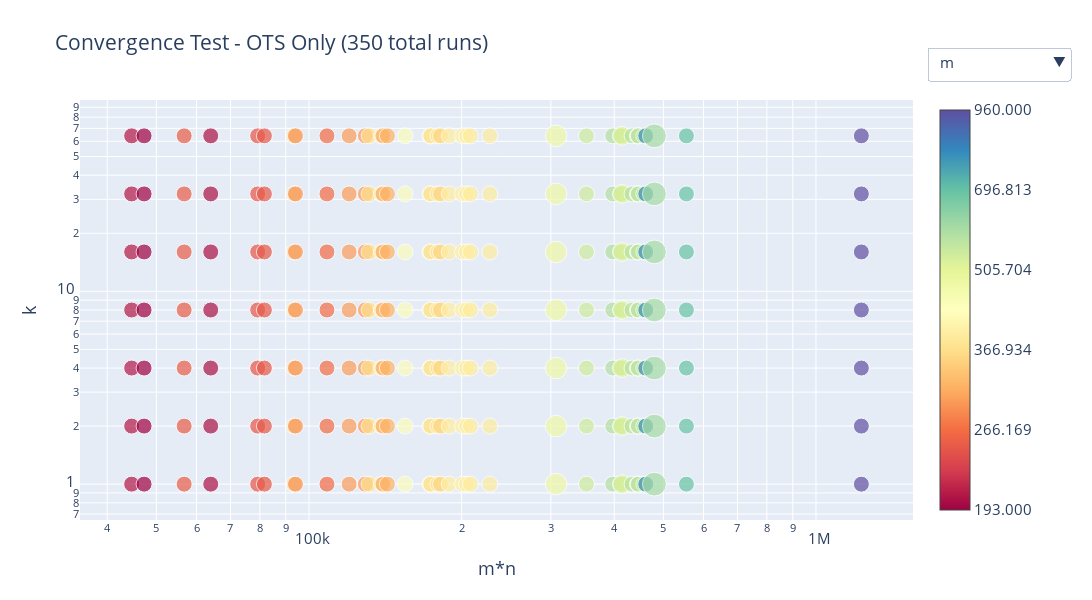

Notebook cell for this chart:
### Code cell
title = 'Convergence Test - OTS Only'
x = 'm*n'
y = 'k'
remove_outliers = 0
logscale = (True, True)
font_size = 15

filter = {'c_name': lambda x: (x == 'g_ots'),
          'type': lambda x: (x == 'horse'),
          'method': lambda x: (x != 'Householder')}
fig = plot_agg_global_df(x=x, y=y, remove_outliers=remove_outliers, dataframe_path=df_path,
                         filter=filter, new_col=new_col, remove_col=remove_col,
                         logscale=logscale, title=title, font_size = font_size
                   )
fig.write_html('./data/plots/' + title.replace(' ', '_').lower() + '_' + x.replace('*', '_') + '_' + y + '.html')
fig.show()

### Figure 1 — Plotly figure (JSON) as saved in the notebook; plotly's stock layout.template omitted (floating-point values rounded to 4 significant figures; data arrays with more than 128 entries replaced by an {"elided": "..."} marker saying what was removed)
{"data": [{"hoverinfo": "text", "marker": {"color": {"elided": "280 float values"}, "colorbar": {"ticktext": ["193.000", "266.169", "366.934", "505.704", "696.813", "960.000"], "tickvals": [0, 0.2, 0.4, 0.6, 0.8, 1]}, "colorscale": [[0, "rgb(158,1,66)"], [0.1, "rgb(213,62,79)"], [0.2, "rgb(244,109,67)"], [0.3, "rgb(253,174,97)"], [0.4, "rgb(254,224,139)"], [0.5, "rgb(255,255,191)"], [0.6, "rgb(230,245,152)"], [0.7, "rgb(171,221,164)"], [0.8, "rgb(102,194,165)"], [0.9, "rgb(50,136,189)"], [1, "rgb(94,79,162)"]], "showscale": true, "size": {"elided": "280 float values"}}, "mode": "markers", "name": "m", "text": {"elided": "280 str values"}, "type": "scatter", "visible": true, "x": {"elided": "280 int values"}, "y": {"elided": "280 int values"}}, {"hoverinfo": "text", "marker": {"color": {"elided": "280 float values"}, "colorbar": {"ticktext": ["218.000", "310.792", "442.901", "630.986", "898.763", "1280.000"], "tickvals": [0, 0.2, 0.4, 0.6, 0.8, 1]}, "colorscale": [[0, "rgb(158,1,66)"], [0.1, "rgb(213,62,79)"], [0.2, "rgb(244,109,67)"], [0.3, "rgb(253,174,97)"], [0.4, "rgb(254,224,139)"], [0.5, "rgb(255,255,191)"], [0.6, "rgb(230,245,152)"], [0.7, "rgb(171,221,164)"], [0.8, "rgb(102,194,165)"], [0.9, "rgb(50,136,189)"], [1, "rgb(94,79,162)"]], "showscale": true, "size": {"elided": "280 float values"}}, "mode": "markers", "name": "n", "text": {"elided": "280 str values"}, "type": "scatter", "visible": false, "x": {"elided": "280 int values"}, "y": {"elided": "280 int values"}}, {"hoverinfo": "text", "marker": {"color": {"elided": "280 float values"}, "colorbar": {"ticktext": ["3.000", "13.167", "49.174", "176.701", "628.361", "2228.000"], "tickvals": [0, 0.2, 0.4, 0.6, 0.8, 1]}, "colorscale": [[0, "rgb(158,1,66)"], [0.1, "rgb(213,62,79)"], [0.2, "rgb(244,109,67)"], [0.3, "rgb(253,174,97)"], [0.4, "rgb(254,224,139)"], [0.5, "rgb(255,255,191)"], [0.6, "rgb(230,245,152)"], [0.7, "rgb(171,221,164)"], [0.8, "rgb(102,194,165)"], [0.9, "rgb(50,136,189)"], [1, "rgb(94,79,162)"]], "showscale": true, "size": {"elided": "280 float values"}}, "mode": "markers", "name": "n_iteration", "text": {"elided": "280 str values"}, "type": "scatter", "visible": false, "x": {"elided": "280 int values"}, "y": {"elided": "280 int values"}}, {"hoverinfo": "text", "marker": {"color": {"elided": "280 float values"}, "colorbar": {"ticktext": ["0.000", "0.002", "0.005", "0.007", "0.009", "0.011"], "tickvals": [0, 0.2, 0.4, 0.6, 0.8, 1]}, "colorscale": [[0, "rgb(158,1,66)"], [0.1, "rgb(213,62,79)"], [0.2, "rgb(244,109,67)"], [0.3, "rgb(253,174,97)"], [0.4, "rgb(254,224,139)"], [0.5, "rgb(255,255,191)"], [0.6, "rgb(230,245,152)"], [0.7, "rgb(171,221,164)"], [0.8, "rgb(102,194,165)"], [0.9, "rgb(50,136,189)"], [1, "rgb(94,79,162)"]], "showscale": true, "size": {"elided": "280 float values"}}, "mode": "markers", "name": "step_time", "text": {"elided": "280 str values"}, "type": "scatter", "visible": false, "x": {"elided": "280 int values"}, "y": {"elided": "280 int values"}}, {"hoverinfo": "text", "marker": {"color": {"elided": "280 float values"}, "colorbar": {"ticktext": ["0.000", "0.799", "2.236", "4.819", "9.465", "17.821"], "tickvals": [0, 0.2, 0.4, 0.6, 0.8, 1]}, "colorscale": [[0, "rgb(158,1,66)"], [0.1, "rgb(213,62,79)"], [0.2, "rgb(244,109,67)"], [0.3, "rgb(253,174,97)"], [0.4, "rgb(254,224,139)"], [0.5, "rgb(255,255,191)"], [0.6, "rgb(230,245,152)"], [0.7, "rgb(171,221,164)"], [0.8, "rgb(102,194,165)"], [0.9, "rgb(50,136,189)"], [1, "rgb(94,79,162)"]], "showscale": true, "size": {"elided": "280 float values"}}, "mode": "markers", "name": "tot_time", "text": {"elided": "280 str values"}, "type": "scatter", "visible": false, "x": {"elided": "280 int values"}, "y": {"elided": "280 int values"}}, {"hoverinfo": "text", "marker": {"color": {"elided": "280 float values"}, "colorbar": {"ticktext": ["0.000", "0.002", "0.004", "0.006", "0.008", "0.010"], "tickvals": [0, 0.2, 0.4, 0.6, 0.8, 1]}, "colorscale": [[0, "rgb(158,1,66)"], [0.1, "rgb(213,62,79)"], [0.2, "rgb(244,109,67)"], [0.3, "rgb(253,174,97)"], [0.4, "rgb(254,224,139)"], [0.5, "rgb(255,255,191)"], [0.6, "rgb(230,245,152)"], [0.7, "rgb(171,221,164)"], [0.8, "rgb(102,194,165)"], [0.9, "rgb(50,136,189)"], [1, "rgb(94,79,162)"]], "showscale": true, "size": {"elided": "280 float values"}}, "mode": "markers", "name": "qr_time", "text": {"elided": "280 str values"}, "type": "scatter", "visible": false, "x": {"elided": "280 int values"}, "y": {"elided": "280 int values"}}, {"hoverinfo": "text", "marker": {"color": {"elided": "280 float values"}, "colorbar": {"ticktext": ["0.000", "0.000", "0.001", "0.001", "0.001", "0.001"], "tickvals": [0, 0.2, 0.4, 0.6, 0.8, 1]}, "colorscale": [[0, "rgb(158,1,66)"], [0.1, "rgb(213,62,79)"], [0.2, "rgb(244,109,67)"], [0.3, "rgb(253,174,97)"], [0.4, "rgb(254,224,139)"], [0.5, "rgb(255,255,191)"], [0.6, "rgb(230,245,152)"], [0.7, "rgb(171,221,164)"], [0.8, "rgb(102,194,165)"], [0.9, "rgb(50,136,189)"], [1, "rgb(94,79,162)"]], "showscale": true, "size": {"elided": "280 float values"}}, "mode": "markers", "name": "manip_time", "text": {"elided": "280 str values"}, "type": "scatter", "visible": false, "x": {"elided": "280 int values"}, "y": {"elided": "280 int values"}}, {"hoverinfo": "text", "marker": {"color": {"elided": "280 float values"}, "colorbar": {"ticktext": ["0.000", "0.000", "0.001", "0.001", "0.002", "0.002"], "tickvals": [0, 0.2, 0.4, 0.6, 0.8, 1]}, "colorscale": [[0, "rgb(158,1,66)"], [0.1, "rgb(213,62,79)"], [0.2, "rgb(244,109,67)"], [0.3, "rgb(253,174,97)"], [0.4, "rgb(254,224,139)"], [0.5, "rgb(255,255,191)"], [0.6, "rgb(230,245,152)"], [0.7, "rgb(171,221,164)"], [0.8, "rgb(102,194,165)"], [0.9, "rgb(50,136,189)"], [1, "rgb(94,79,162)"]], "showscale": true, "size": {"elided": "280 float values"}}, "mode": "markers", "name": "bw_time", "text": {"elided": "280 str values"}, "type": "scatter", "visible": false, "x": {"elided": "280 int values"}, "y": {"elided": "280 int values"}}, {"hoverinfo": "text", "marker": {"color": {"elided": "280 float values"}, "colorbar": {"ticktext": ["606.225", "1444.670", "3440.823", "8193.226", "19507.656", "46444.838"], "tickvals": [0, 0.2, 0.4, 0.6, 0.8, 1]}, "colorscale": [[0, "rgb(158,1,66)"], [0.1, "rgb(213,62,79)"], [0.2, "rgb(244,109,67)"], [0.3, "rgb(253,174,97)"], [0.4, "rgb(254,224,139)"], [0.5, "rgb(255,255,191)"], [0.6, "rgb(230,245,152)"], [0.7, "rgb(171,221,164)"], [0.8, "rgb(102,194,165)"], [0.9, "rgb(50,136,189)"], [1, "rgb(94,79,162)"]], "showscale": true, "size": {"elided": "280 float values"}}, "mode": "markers", "name": "obj_fun_abs", "text": {"elided": "280 str values"}, "type": "scatter", "visible": false, "x": {"elided": "280 int values"}, "y": {"elided": "280 int values"}}, {"hoverinfo": "text", "marker": {"color": {"elided": "280 float values"}, "colorbar": {"ticktext": ["0.019", "0.098", "0.183", "0.274", "0.373", "0.479"], "tickvals": [0, 0.2, 0.4, 0.6, 0.8, 1]}, "colorscale": [[0, "rgb(158,1,66)"], [0.1, "rgb(213,62,79)"], [0.2, "rgb(244,109,67)"], [0.3, "rgb(253,174,97)"], [0.4, "rgb(254,224,139)"], [0.5, "rgb(255,255,191)"], [0.6, "rgb(230,245,152)"], [0.7, "rgb(171,221,164)"], [0.8, "rgb(102,194,165)"], [0.9, "rgb(50,136,189)"], [1, "rgb(94,79,162)"]], "showscale": true, "size": {"elided": "280 float values"}}, "mode": "markers", "name": "obj_fun_rel", "text": {"elided": "280 str values"}, "type": "scatter", "visible": false, "x": {"elided": "280 int values"}, "y": {"elided": "280 int values"}}, {"hoverinfo": "text", "marker": {"color": {"elided": "280 float values"}, "colorbar": {"ticktext": ["0.000", "0.000", "0.000", "0.000", "0.000", "0.000"], "tickvals": [0, 0.2, 0.4, 0.6, 0.8, 1]}, "colorscale": [[0, "rgb(158,1,66)"], [0.1, "rgb(213,62,79)"], [0.2, "rgb(244,109,67)"], [0.3, "rgb(253,174,97)"], [0.4, "rgb(254,224,139)"], [0.5, "rgb(255,255,191)"], [0.6, "rgb(230,245,152)"], [0.7, "rgb(171,221,164)"], [0.8, "rgb(102,194,165)"], [0.9, "rgb(50,136,189)"], [1, "rgb(94,79,162)"]], "showscale": true, "size": {"elided": "280 float values"}}, "mode": "markers", "name": "error_ratio", "text": {"elided": "280 str values"}, "type": "scatter", "visible": false, "x": {"elided": "280 int values"}, "y": {"elided": "280 int values"}}, {"hoverinfo": "text", "marker": {"color": {"elided": "280 float values"}, "colorbar": {"ticktext": ["42.634", "91.055", "193.211", "408.732", "863.423", "1822.695"], "tickvals": [0, 0.2, 0.4, 0.6, 0.8, 1]}, "colorscale": [[0, "rgb(158,1,66)"], [0.1, "rgb(213,62,79)"], [0.2, "rgb(244,109,67)"], [0.3, "rgb(253,174,97)"], [0.4, "rgb(254,224,139)"], [0.5, "rgb(255,255,191)"], [0.6, "rgb(230,245,152)"], [0.7, "rgb(171,221,164)"], [0.8, "rgb(102,194,165)"], [0.9, "rgb(50,136,189)"], [1, "rgb(94,79,162)"]], "showscale": true, "size": {"elided": "280 float values"}}, "mode": "markers", "name": "U_norm", "text": {"elided": "280 str values"}, "type": "scatter", "visible": false, "x": {"elided": "280 int values"}, "y": {"elided": "280 int values"}}, {"hoverinfo": "text", "marker": {"color": {"elided": "280 float values"}, "colorbar": {"ticktext": ["86.940", "151.517", "263.514", "457.755", "794.631", "1378.886"], "tickvals": [0, 0.2, 0.4, 0.6, 0.8, 1]}, "colorscale": [[0, "rgb(158,1,66)"], [0.1, "rgb(213,62,79)"], [0.2, "rgb(244,109,67)"], [0.3, "rgb(253,174,97)"], [0.4, "rgb(254,224,139)"], [0.5, "rgb(255,255,191)"], [0.6, "rgb(230,245,152)"], [0.7, "rgb(171,221,164)"], [0.8, "rgb(102,194,165)"], [0.9, "rgb(50,136,189)"], [1, "rgb(94,79,162)"]], "showscale": true, "size": {"elided": "280 float values"}}, "mode": "markers", "name": "V_norm", "text": {"elided": "280 str values"}, "type": "scatter", "visible": false, "x": {"elided": "280 int values"}, "y": {"elided": "280 int values"}}, {"hoverinfo": "text", "marker": {"color": {"elided": "280 float values"}, "colorbar": {"ticktext": ["2.797", "11.896", "42.799", "147.763", "504.269", "1715.133"], "tickvals": [0, 0.2, 0.4, 0.6, 0.8, 1]}, "colorscale": [[0, "rgb(158,1,66)"], [0.1, "rgb(213,62,79)"], [0.2, "rgb(244,109,67)"], [0.3, "rgb(253,174,97)"], [0.4, "rgb(254,224,139)"], [0.5, "rgb(255,255,191)"], [0.6, "rgb(230,245,152)"], [0.7, "rgb(171,221,164)"], [0.8, "rgb(102,194,165)"], [0.9, "rgb(50,136,189)"], [1, "rgb(94,79,162)"]], "showscale": true, "size": {"elided": "280 float values"}}, "mode": "markers", "name": "U_V_norm_diff", "text": {"elided": "280 str values"}, "type": "scatter", "visible": false, "x": {"elided": "280 int values"}, "y": {"elided": "280 int values"}}, {"hoverinfo": "text", "marker": {"color": {"elided": "280 float values"}, "colorbar": {"ticktext": ["193.000", "266.169", "366.934", "505.704", "696.813", "960.000"], "tickvals": [0, 0.2, 0.4, 0.6, 0.8, 1]}, "colorscale": [[0, "rgb(158,1,66)"], [0.1, "rgb(213,62,79)"], [0.2, "rgb(244,109,67)"], [0.3, "rgb(253,174,97)"], [0.4, "rgb(254,224,139)"], [0.5, "rgb(255,255,191)"], [0.6, "rgb(230,245,152)"], [0.7, "rgb(171,221,164)"], [0.8, "rgb(102,194,165)"], [0.9, "rgb(50,136,189)"], [1, "rgb(94,79,162)"]], "showscale": true, "size": {"elided": "280 float values"}}, "mode": "markers", "name": "A_rank", "text": {"elided": "280 str values"}, "type": "scatter", "visible": false, "x": {"elided": "280 int values"}, "y": {"elided": "280 int values"}}], "layout": {"font": {"size": 15}, "height": 600, "title": {"text": "Convergence Test - OTS Only (350 total runs)"}, "updatemenus": [{"active": 0, "buttons": [{"args": [{"visible": [true, false, false, false, false, false, false, false, false, false, false, false, false, false, false]}, {"annotations": []}], "label": "m", "method": "update"}, {"args": [{"visible": [false, true, false, false, false, false, false, false, false, false, false, false, false, false, false]}, {"annotations": []}], "label": "n", "method": "update"}, {"args": [{"visible": [false, false, true, false, false, false, false, false, false, false, false, false, false, false, false]}, {"annotations": []}], "label": "n_iteration", "method": "update"}, {"args": [{"visible": [false, false, false, true, false, false, false, false, false, false, false, false, false, false, false]}, {"annotations": []}], "label": "step_time", "method": "update"}, {"args": [{"visible": [false, false, false, false, true, false, false, false, false, false, false, false, false, false, false]}, {"annotations": []}], "label": "tot_time", "method": "update"}, {"args": [{"visible": [false, false, false, false, false, true, false, false, false, false, false, false, false, false, false]}, {"annotations": []}], "label": "qr_time", "method": "update"}, {"args": [{"visible": [false, false, false, false, false, false, true, false, false, false, false, false, false, false, false]}, {"annotations": []}], "label": "manip_time", "method": "update"}, {"args": [{"visible": [false, false, false, false, false, false, false, true, false, false, false, false, false, false, false]}, {"annotations": []}], "label": "bw_time", "method": "update"}, {"args": [{"visible": [false, false, false, false, false, false, false, false, true, false, false, false, false, false, false]}, {"annotations": []}], "label": "obj_fun_abs", "method": "update"}, {"args": [{"visible": [false, false, false, false, false, false, false, false, false, true, false, false, false, false, false]}, {"annotations": []}], "label": "obj_fun_rel", "method": "update"}, {"args": [{"visible": [false, false, false, false, false, false, false, false, false, false, true, false, false, false, false]}, {"annotations": []}], "label": "error_ratio", "method": "update"}, {"args": [{"visible": [false, false, false, false, false, false, false, false, false, false, false, true, false, false, false]}, {"annotations": []}], "label": "U_norm", "method": "update"}, {"args": [{"visible": [false, false, false, false, false, false, false, false, false, false, false, false, true, false, false]}, {"annotations": []}], "label": "V_norm", "method": "update"}, {"args": [{"visible": [false, false, false, false, false, false, false, false, false, false, false, false, false, true, false]}, {"annotations": []}], "label": "U_V_norm_diff", "method": "update"}, {"args": [{"visible": [false, false, false, false, false, false, false, false, false, false, false, false, false, false, true]}, {"annotations": []}], "label": "A_rank", "method": "update"}], "direction": "down", "pad": {"r": 10, "t": 10}, "showactive": true, "x": 1.2, "xanchor": "right", "y": 1.15, "yanchor": "top"}], "width": 1100, "xaxis": {"title": {"text": "m*n"}, "type": "log"}, "yaxis": {"title": {"text": "k"}, "type": "log"}}}
